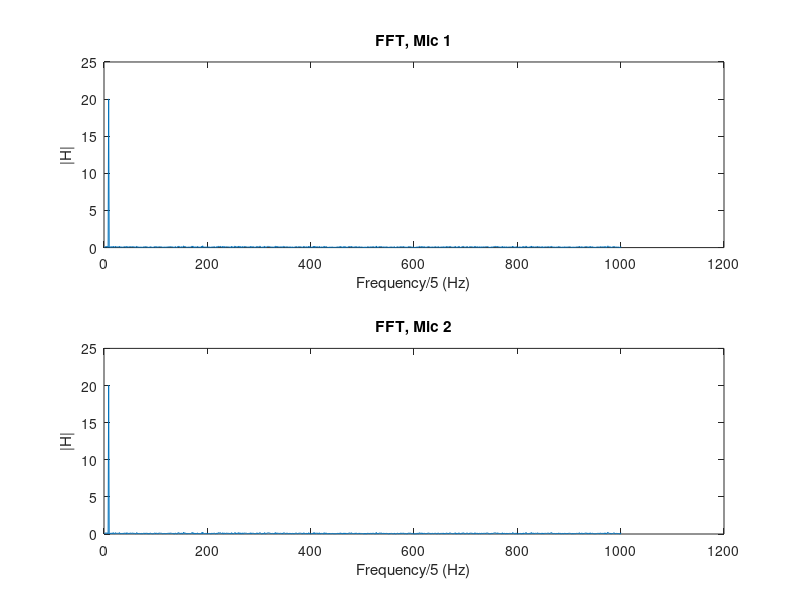

MATLAB code for this plot:
clear
load project_2_data.mat;

% Plot signals to get an overview of the data.
% figure(1)
% plot(mic(1,:))
% hold on
% plot(mic(2,:))

% Perform FFT on each signal to obtain signal amplitude.
N = 2000; % Number of sample points
fmax = 5e3; % Nyquist frequency (Hz)
dt   = 1/(2*fmax);  % Sample rate based on Shannon's sampling theorem (s)
T    = N*dt;        % Time period (s)
df   = 1/T;         % Frequency spacing (Hz)
freq   = 0:df:fmax;     % frequency domain (Hz)

mic1FFT = (2/N)*fft(mic(1,:));
mic2FFT = (2/N)*fft(mic(2,:));

% Determine signal amplitude and frequency from the FFT.
[mic1Ampl,mic1Freq] = max(abs(mic1FFT));
[mic2Ampl,mic2Freq] = max(abs(mic2FFT));

% Plot FFT of each signal.
figure(2)
subplot(2,1,1)
plot(abs(mic1FFT(:,1:size(freq,2))))
title('FFT, Mic 1')
xlabel('Frequency/5 (Hz)'), ylabel('|H|')
subplot(2,1,2)
plot(abs(mic1FFT(:,1:size(freq,2))))
title('FFT, Mic 2')
xlabel('Frequency/5 (Hz)'), ylabel('|H|')

pref = 20e-6;   % Reference pressure, Pa
wref = 10^-12;  % Reference power, W

% Calculate intensity.
mic1RMS = rms(mic(1,:));
mic2RMS = rms(mic(2,:));
p0 = 1.41; % kg/m^3
c0 = 343; % m/s
I1 = mic1RMS^2/(p0*c0);   % Watts
I2 = mic2RMS^2/(p0*c0);   % Watts

% Calculate sound power level. Units: W.
r = 4 * 0.3048; % mic locations from center (meters) 
pow1 = I1*4*pi*r^2;
pow2 = I2*4*pi*r^2;
pwl1 = 10*log10(pow1/wref);
pwl2 = 10*log10(pow2/wref);

% Calculate sound pressure level. Units: dB.

spl1 = 20*log10(mic1Ampl/pref);
spl2 = 20*log10(mic2Ampl/pref);

% Calculate sound intensity level. Units: dB.
Iref = 10^-12;    % Reference intensity, W/m^2
sil1 = 20*log10((mic1RMS/pref)+10*log10(pref^2/(p0*c0*Iref)));
sil2 = 20*log10((mic2RMS/pref)+10*log10(pref^2/(p0*c0*Iref)));